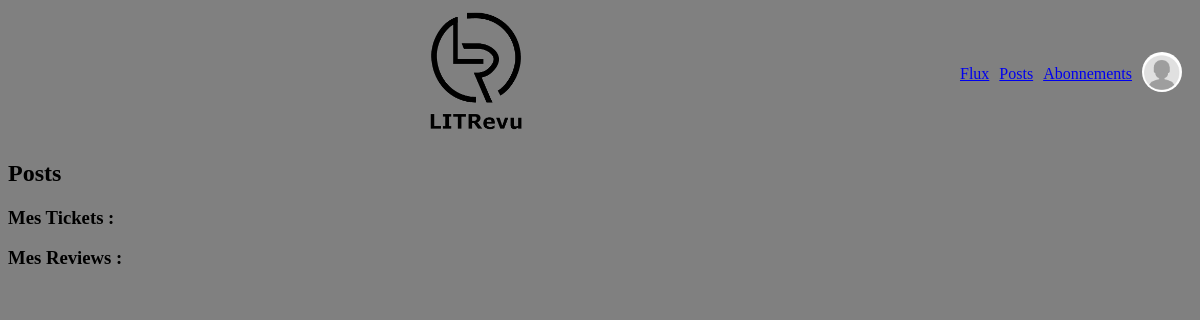
The page /posts/ (signed in) on the database as committed earlier.
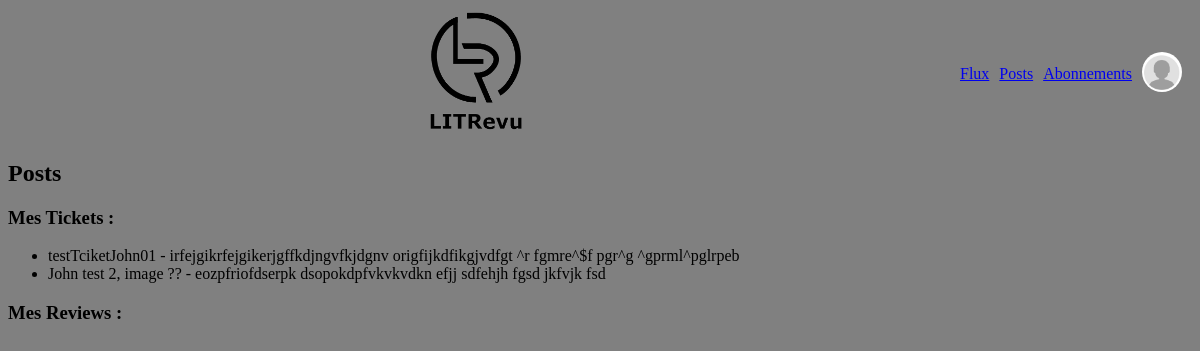
The same page on the database as committed later.
### app_web/models.py (models this page shows, shortened)
class Ticket(models.Model):
    title = models.CharField(max_length=128)
    description = models.TextField(max_length=2048, blank=True)
    user = models.ForeignKey(to=settings.AUTH_USER_MODEL, on_delete=models.CASCADE)
    image = models.ImageField(null=True, blank=True)
    time_created = models.DateTimeField(auto_now_add=True)
    IMAGE_MAX_SIZE = (800, 800)

### app_web/views.py (the view)
# urls.py: path('posts/', app_web.views.posts_view, name='posts'),
@login_required
def posts_view(request):
    user_tickets = Ticket.objects.filter(user=request.user)
    user_reviews = Review.objects.filter(user=request.user)
    context = {
        'user_tickets' : user_tickets,
        'user_reviews' : user_reviews,
    }
    return render(request, 'app_web/posts.html', context=context)

### app_web/templates/app_web/posts.html (shortened to what this page needs)
{% extends 'base.html' %}
{% block content %}
    <h2>Posts</h2>
    <h3>Mes Tickets :</h3>
    <ul>
        {% for ticket in user_tickets %}
            <li>{{ ticket.title }} - {{ ticket.description }}</li>
        {% endfor %}
    </ul>
    <h3>Mes Reviews :</h3>
{% endblock content %}

Rows that differ between the two databases and show on the page:
added Ticket: title "testTciketJohn01", description "irfejgikrfejgikerjgffkdjngvfkjdgnv origfijkdfikgjvdfgt ^r fgmre^$f pgr^g ^gprml^pglrpeb"
added Ticket: title "John test 2, image ??", description "eozpfriofdserpk dsopokdpfvkvkvdkn efjj sdfehjh fgsd jkfvjk fsd"
